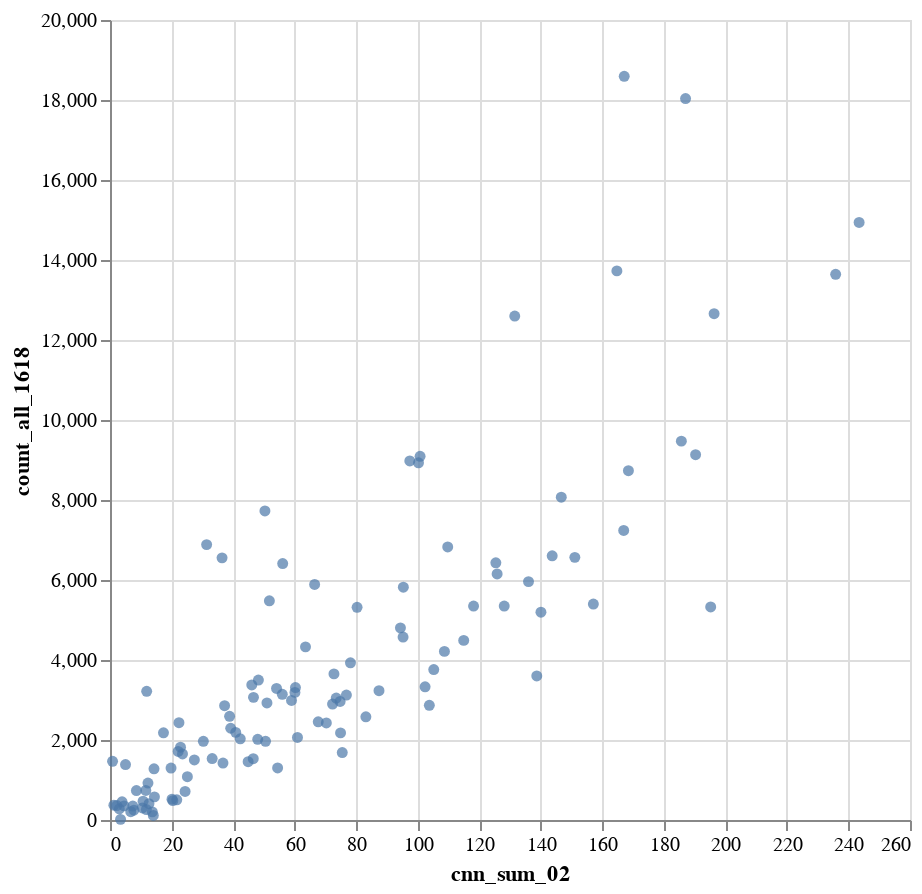

Notebook source saved alongside this figure:
### Code cell
alt.Chart(df).mark_circle().encode(
    x='cnn_sum_02',
    y='count_all_1618'
).properties(width=400, height=400)

### Figure 1 — Vega-Lite specification as saved in the notebook (floating-point values rounded to 4 significant figures)
{"config": {"view": {"continuousWidth": 400, "continuousHeight": 300}}, "data": {"name": "data-b5a8be458eda64259396d93db473a143"}, "mark": "circle", "encoding": {"x": {"type": "quantitative", "field": "cnn_sum_02"}, "y": {"type": "quantitative", "field": "count_all_1618"}}, "height": 400, "width": 400, "$schema": "https://vega.github.io/schema/vega-lite/v4.0.2.json", "datasets": {"data-b5a8be458eda64259396d93db473a143": [{"count_am_2018": 1271.0, "count_md_2018": 2933.0, "count_pm_2018": 4483.0, "count_all_2018": 3221.0, "count_am_1618": 1371.0, "count_md_1618": 2815.0, "count_pm_1618": 4513.0, "count_all_1618": 2989.0, "cnn_count": 43.0, "cnn_sum_02": 58.99, "cnn_sum_05": 51.75}, {"count_am_2018": 1749.0, "count_md_2018": 1880.0, "count_pm_2018": 4936.0, "count_all_2018": 3076.0, "count_am_1618": 2030.0, "count_md_1618": 2266.0, "count_pm_1618": 5158.0, "count_all_1618": 3217.0, "cnn_count": 5.0, "cnn_sum_02": 11.92, "cnn_sum_05": 8.642}, {"count_am_2018": 2209.0, "count_md_2018": 6639.0, "count_pm_2018": 9282.0, "count_all_2018": 6810.0, "count_am_1618": 2502.0, "count_md_1618": 7508.0, "count_pm_1618": 10920.0, "count_all_1618": 7239.0, "cnn_count": 97.0, "cnn_sum_02": 167.0, "cnn_sum_05": 134.4}, {"count_am_2018": 1648.0, "count_md_2018": 1508.0, "count_pm_2018": 2787.0, "count_all_2018": 2048.0, "count_am_1618": 2062.0, "count_md_1618": 1484.0, "count_pm_1618": 2975.0, "count_all_1618": 2180.0, "cnn_count": 8.0, "cnn_sum_02": 17.38, "cnn_sum_05": 12.84}, {"count_am_2018": 1016.0, "count_md_2018": 2513.0, "count_pm_2018": 3771.0, "count_all_2018": 2717.0, "count_am_1618": 1034.0, "count_md_1618": 2504.0, "count_pm_1618": 3589.0, "count_all_1618": 2455.0, "cnn_count": 39.0, "cnn_sum_02": 67.68, "cnn_sum_05": 52.18}, {"count_am_2018": 757.0, "count_md_2018": 821.0, "count_pm_2018": 1960.0, "count_all_2018": 1264.0, "count_am_1618": 841.6, "count_md_1618": 990.2, "count_pm_1618": 1934.0, "count_all_1618": 1280.0, "cnn_count": 6.0, "cnn_sum_02": 14.31, "cnn_sum_05": 12.28}, {"count_am_2018": 1817.0, "count_md_2018": 5213.0, "count_pm_2018": 9068.0, "count_all_2018": 6076.0, "count_am_1618": 1859.0, "count_md_1618": 6270.0, "count_pm_1618": 8674.0, "count_all_1618": 5821.0, "cnn_count": 66.0, "cnn_sum_02": 95.34, "cnn_sum_05": 76.51}, {"count_am_2018": 1601.0, "count_md_2018": 2978.0, "count_pm_2018": 4535.0, "count_all_2018": 3326.0, "count_am_1618": 1565.0, "count_md_1618": 2976.0, "count_pm_1618": 4877.0, "count_all_1618": 3232.0, "cnn_count": 53.0, "cnn_sum_02": 87.42, "cnn_sum_05": 72.6}, {"count_am_2018": 1197.0, "count_md_2018": 4458.0, "count_pm_2018": 4865.0, "count_all_2018": 3969.0, "count_am_1618": 1490.0, "count_md_1618": 5269.0, "count_pm_1618": 6212.0, "count_all_1618": 4490.0, "cnn_count": 70.0, "cnn_sum_02": 115.0, "cnn_sum_05": 91.81}, {"count_am_2018": 743.0, "count_md_2018": 2241.0, "count_pm_2018": 2274.0, "count_all_2018": 1955.0, "count_am_1618": 870.4, "count_md_1618": 2306.0, "count_pm_1618": 2541.0, "count_all_1618": 1967.0, "cnn_count": 21.0, "cnn_sum_02": 30.34, "cnn_sum_05": 24.41}, {"count_am_2018": 3112.0, "count_md_2018": 2286.0, "count_pm_2018": 3996.0, "count_all_2018": 3135.0, "count_am_1618": 2937.0, "count_md_1618": 2698.0, "count_pm_1618": 4292.0, "count_all_1618": 3331.0, "cnn_count": 70.0, "cnn_sum_02": 102.4, "cnn_sum_05": 86.87}, {"count_am_2018": 1507.0, "count_md_2018": 3582.0, "count_pm_2018": 5534.0, "count_all_2018": 3948.0, "count_am_1618": 1515.0, "count_md_1618": 4289.0, "count_pm_1618": 5586.0, "count_all_1618": 3931.0, "cnn_count": 54.0, "cnn_sum_02": 78.15, "cnn_sum_05": 66.47}, {"count_am_2018": 581.0, "count_md_2018": 1802.0, "count_pm_2018": 2176.0, "count_all_2018": 1707.0, "count_am_1618": 576.2, "count_md_1618": 1828.0, "count_pm_1618": 2041.0, "count_all_1618": 1535.0, "cnn_count": 19.0, "cnn_sum_02": 33.2, "cnn_sum_05": 25.97}, {"count_am_2018": 2938.0, "count_md_2018": 5966.0, "count_pm_2018": 7742.0, "count_all_2018": 6071.0, "count_am_1618": 2893.0, "count_md_1618": 5294.0, "count_pm_1618": 7451.0, "count_all_1618": 5349.0, "cnn_count": 79.0, "cnn_sum_02": 118.2, "cnn_sum_05": 98.44}, {"count_am_2018": 1566.0, "count_md_2018": 4568.0, "count_pm_2018": 5926.0, "count_all_2018": 4511.0, "count_am_1618": 1587.0, "count_md_1618": 4804.0, "count_pm_1618": 5816.0, "count_all_1618": 4215.0, "cnn_count": 70.0, "cnn_sum_02": 108.7, "cnn_sum_05": 88.62}, {"count_am_2018": 2102.0, "count_md_2018": 2346.0, "count_pm_2018": 4583.0, "count_all_2018": 3192.0, "count_am_1618": 2173.0, "count_md_1618": 2319.0, "count_pm_1618": 4163.0, "count_all_1618": 2927.0, "cnn_count": 30.0, "cnn_sum_02": 51.01, "cnn_sum_05": 39.28}, {"count_am_2018": 2056.0, "count_md_2018": 1851.0, "count_pm_2018": 2740.0, "count_all_2018": 2248.0, "count_am_1618": 2270.0, "count_md_1618": 2116.0, "count_pm_1618": 2884.0, "count_all_1618": 2432.0, "cnn_count": 13.0, "cnn_sum_02": 22.41, "cnn_sum_05": 18.58}, {"count_am_2018": 2070.0, "count_md_2018": 3586.0, "count_pm_2018": 4034.0, "count_all_2018": 3462.0, "count_am_1618": 2214.0, "count_md_1618": 3788.0, "count_pm_1618": 4716.0, "count_all_1618": 3653.0, "cnn_count": 48.0, "cnn_sum_02": 72.79, "cnn_sum_05": 59.29}, {"count_am_2018": 971.0, "count_md_2018": 3792.0, "count_pm_2018": 1906.0, "count_all_2018": 2473.0, "count_am_1618": 1162.0, "count_md_1618": 2936.0, "count_pm_1618": 2303.0, "count_all_1618": 2191.0, "cnn_count": 31.0, "cnn_sum_02": 40.86, "cnn_sum_05": 34.26}, {"count_am_2018": 274.0, "count_md_2018": 1232.0, "count_pm_2018": 1433.0, "count_all_2018": 1121.0, "count_am_1618": 301.2, "count_md_1618": 1288.0, "count_pm_1618": 1528.0, "count_all_1618": 1083.0, "cnn_count": 10.0, "cnn_sum_02": 25.15, "cnn_sum_05": 14.72}, {"count_am_2018": 1169.0, "count_md_2018": 3408.0, "count_pm_2018": 4008.0, "count_all_2018": 3200.0, "count_am_1618": 1084.0, "count_md_1618": 3250.0, "count_pm_1618": 4061.0, "count_all_1618": 2899.0, "cnn_count": 46.0, "cnn_sum_02": 72.33, "cnn_sum_05": 54.24}, {"count_am_2018": 839.0, "count_md_2018": 2354.0, "count_pm_2018": 2161.0, "count_all_2018": 1974.0, "count_am_1618": 827.6, "count_md_1618": 1811.0, "count_pm_1618": 2352.0, "count_all_1618": 1713.0, "cnn_count": 14.0, "cnn_sum_02": 22.16, "cnn_sum_05": 15.18}, {"count_am_2018": 1927.0, "count_md_2018": 6036.0, "count_pm_2018": 9288.0, "count_all_2018": 6515.0, "count_am_1618": 2010.0, "count_md_1618": 6303.0, "count_pm_1618": 10240.0, "count_all_1618": 6429.0, "cnn_count": 75.0, "cnn_sum_02": 125.4, "cnn_sum_05": 99.24}, {"count_am_2018": 724.0, "count_md_2018": 3274.0, "count_pm_2018": 2933.0, "count_all_2018": 2628.0, "count_am_1618": 834.0, "count_md_1618": 2976.0, "count_pm_1618": 3205.0, "count_all_1618": 2427.0, "cnn_count": 49.0, "cnn_sum_02": 70.31, "cnn_sum_05": 54.41}, {"count_am_2018": 357.0, "count_md_2018": 1306.0, "count_pm_2018": 1230.0, "count_all_2018": 1085.0, "count_am_1618": 632.8, "count_md_1618": 1164.0, "count_pm_1618": 1988.0, "count_all_1618": 1299.0, "cnn_count": 9.0, "cnn_sum_02": 19.83, "cnn_sum_05": 12.39}, {"count_am_2018": 2994.0, "count_md_2018": 2294.0, "count_pm_2018": 5394.0, "count_all_2018": 3674.0, "count_am_1618": 3330.0, "count_md_1618": 2269.0, "count_pm_1618": 5611.0, "count_all_1618": 3761.0, "cnn_count": 69.0, "cnn_sum_02": 105.2, "cnn_sum_05": 85.44}, {"count_am_2018": 1981.0, "count_md_2018": 2808.0, "count_pm_2018": 5478.0, "count_all_2018": 3710.0, "count_am_1618": 1843.0, "count_md_1618": 2648.0, "count_pm_1618": 5197.0, "count_all_1618": 3311.0, "cnn_count": 39.0, "cnn_sum_02": 60.27, "cnn_sum_05": 49.06}, {"count_am_2018": 1572.0, "count_md_2018": 2989.0, "count_pm_2018": 3785.0, "count_all_2018": 3024.0, "count_am_1618": 1498.0, "count_md_1618": 3016.0, "count_pm_1618": 3832.0, "count_all_1618": 2858.0, "cnn_count": 22.0, "cnn_sum_02": 37.25, "cnn_sum_05": 27.52}, {"count_am_2018": 1392.0, "count_md_2018": 1888.0, "count_pm_2018": 2266.0, "count_all_2018": 1940.0, "count_am_1618": 1288.0, "count_md_1618": 1841.0, "count_pm_1618": 2243.0, "count_all_1618": 1820.0, "cnn_count": 14.0, "cnn_sum_02": 22.92, "cnn_sum_05": 18.38}, {"count_am_2018": 278.0, "count_md_2018": 3254.0, "count_pm_2018": 2318.0, "count_all_2018": 2284.0, "count_am_1618": 263.4, "count_md_1618": 3187.0, "count_pm_1618": 2438.0, "count_all_1618": 2063.0, "cnn_count": 38.0, "cnn_sum_02": 60.93, "cnn_sum_05": 50.07}, {"count_am_2018": 584.0, "count_md_2018": 2130.0, "count_pm_2018": 2696.0, "count_all_2018": 2047.0, "count_am_1618": 686.6, "count_md_1618": 2450.0, "count_pm_1618": 2694.0, "count_all_1618": 2017.0, "cnn_count": 30.0, "cnn_sum_02": 48.01, "cnn_sum_05": 37.99}, {"count_am_2018": 1730.0, "count_md_2018": 1194.0, "count_pm_2018": 2784.0, "count_all_2018": 1937.0, "count_am_1618": 1822.0, "count_md_1618": 1269.0, "count_pm_1618": 2789.0, "count_all_1618": 1968.0, "cnn_count": 37.0, "cnn_sum_02": 50.56, "cnn_sum_05": 45.21}, {"count_am_2018": 123.0, "count_md_2018": 449.5, "count_pm_2018": 384.0, "count_all_2018": 358.0, "count_am_1618": 115.6, "count_md_1618": 450.2, "count_pm_1618": 304.3, "count_all_1618": 300.3, "cnn_count": 6.0, "cnn_sum_02": 10.52, "cnn_sum_05": 8.209}, {"count_am_2018": 1098.0, "count_md_2018": 3172.0, "count_pm_2018": 3796.0, "count_all_2018": 3007.0, "count_am_1618": 945.2, "count_md_1618": 2812.0, "count_pm_1618": 3713.0, "count_all_1618": 2581.0, "cnn_count": 60.0, "cnn_sum_02": 83.16, "cnn_sum_05": 71.8}, {"count_am_2018": 4374.0, "count_md_2018": 1883.0, "count_pm_2018": 6537.0, "count_all_2018": 4243.0, "count_am_1618": 4299.0, "count_md_1618": 1830.0, "count_pm_1618": 6852.0, "count_all_1618": 4328.0, "cnn_count": 35.0, "cnn_sum_02": 63.54, "cnn_sum_05": 47.59}, {"count_am_2018": 5221.0, "count_md_2018": 8216.0, "count_pm_2018": 15230.0, "count_all_2018": 10420.0, "count_am_1618": 5633.0, "count_md_1618": 8110.0, "count_pm_1618": 13070.0, "count_all_1618": 9132.0, "cnn_count": 112.0, "cnn_sum_02": 190.3, "cnn_sum_05": 148.6}, {"count_am_2018": 2059.0, "count_md_2018": 5648.0, "count_pm_2018": 6984.0, "count_all_2018": 5464.0, "count_am_1618": 2248.0, "count_md_1618": 5392.0, "count_pm_1618": 7892.0, "count_all_1618": 5350.0, "cnn_count": 66.0, "cnn_sum_02": 128.1, "cnn_sum_05": 98.38}, {"count_am_2018": 8323.0, "count_md_2018": 3562.0, "count_pm_2018": 9708.0, "count_all_2018": 6972.0, "count_am_1618": 7642.0, "count_md_1618": 3645.0, "count_pm_1618": 9493.0, "count_all_1618": 6885.0, "cnn_count": 21.0, "cnn_sum_02": 31.4, "cnn_sum_05": 25.36}, {"count_am_2018": 1524.0, "count_md_2018": 3116.0, "count_pm_2018": 3850.0, "count_all_2018": 3091.0, "count_am_1618": 1684.0, "count_md_1618": 3430.0, "count_pm_1618": 3804.0, "count_all_1618": 3048.0, "cnn_count": 51.0, "cnn_sum_02": 73.52, "cnn_sum_05": 56.95}, {"count_am_2018": 1851.0, "count_md_2018": 3142.0, "count_pm_2018": 4391.0, "count_all_2018": 3383.0, "count_am_1618": 1745.0, "count_md_1618": 3038.0, "count_pm_1618": 4414.0, "count_all_1618": 3143.0, "cnn_count": 35.0, "cnn_sum_02": 55.99, "cnn_sum_05": 43.64}, {"count_am_2018": 2601.0, "count_md_2018": 6666.0, "count_pm_2018": 13030.0, "count_all_2018": 8398.0, "count_am_1618": 3430.0, "count_md_1618": 7055.0, "count_pm_1618": 15850.0, "count_all_1618": 9093.0, "cnn_count": 76.0, "cnn_sum_02": 100.8, "cnn_sum_05": 87.16}, {"count_am_2018": 8452.0, "count_md_2018": 7340.0, "count_pm_2018": 21510.0, "count_all_2018": 13230.0, "count_am_1618": 9562.0, "count_md_1618": 7190.0, "count_pm_1618": 20710.0, "count_all_1618": 12660.0, "cnn_count": 115.0, "cnn_sum_02": 196.3, "cnn_sum_05": 154.2}, {"count_am_2018": 905.0, "count_md_2018": 2645.0, "count_pm_2018": 5501.0, "count_all_2018": 3439.0, "count_am_1618": 1239.0, "count_md_1618": 2433.0, "count_pm_1618": 5387.0, "count_all_1618": 3124.0, "cnn_count": 54.0, "cnn_sum_02": 76.84, "cnn_sum_05": 64.02}, {"count_am_2018": 9734.0, "count_md_2018": 10520.0, "count_pm_2018": 26210.0, "count_all_2018": 16640.0, "count_am_1618": 8177.0, "count_md_1618": 10280.0, "count_pm_1618": 25230.0, "count_all_1618": 14940.0, "cnn_count": 135.0, "cnn_sum_02": 243.5, "cnn_sum_05": 193.8}, {"count_am_2018": 6266.0, "count_md_2018": 16160.0, "count_pm_2018": 20620.0, "count_all_2018": 15960.0, "count_am_1618": 4900.0, "count_md_1618": 13380.0, "count_pm_1618": 21440.0, "count_all_1618": 13730.0, "cnn_count": 97.0, "cnn_sum_02": 164.7, "cnn_sum_05": 130.0}, {"count_am_2018": 1509.0, "count_md_2018": 4200.0, "count_pm_2018": 5993.0, "count_all_2018": 4379.0, "count_am_1618": 1366.0, "count_md_1618": 3650.0, "count_pm_1618": 5125.0, "count_all_1618": 3499.0, "cnn_count": 34.0, "cnn_sum_02": 48.23, "cnn_sum_05": 43.1}, {"count_am_2018": 3191.0, "count_md_2018": 4270.0, "count_pm_2018": 7260.0, "count_all_2018": 5250.0, "count_am_1618": 3790.0, "count_md_1618": 4000.0, "count_pm_1618": 7559.0, "count_all_1618": 5195.0, "cnn_count": 86.0, "cnn_sum_02": 140.1, "cnn_sum_05": 116.3}, {"count_am_2018": 2610.0, "count_md_2018": 3515.0, "count_pm_2018": 6544.0, "count_all_2018": 4546.0, "count_am_1618": 2707.0, "count_md_1618": 3614.0, "count_pm_1618": 7092.0, "count_all_1618": 4575.0, "cnn_count": 60.0, "cnn_sum_02": 95.25, "cnn_sum_05": 78.53}, {"count_am_2018": 4218.0, "count_md_2018": 3992.0, "count_pm_2018": 10080.0, "count_all_2018": 6470.0, "count_am_1618": 4584.0, "count_md_1618": 4255.0, "count_pm_1618": 11260.0, "count_all_1618": 6826.0, "cnn_count": 61.0, "cnn_sum_02": 109.8, "cnn_sum_05": 90.66}, {"count_am_2018": 770.0, "count_md_2018": 1686.0, "count_pm_2018": 3485.0, "count_all_2018": 2223.0, "count_am_1618": 1008.0, "count_md_1618": 1985.0, "count_pm_1618": 3674.0, "count_all_1618": 2294.0, "cnn_count": 26.0, "cnn_sum_02": 39.23, "cnn_sum_05": 31.99}, {"count_am_2018": 12170.0, "count_md_2018": 11380.0, "count_pm_2018": 29910.0, "count_all_2018": 18950.0, "count_am_1618": 10790.0, "count_md_1618": 12430.0, "count_pm_1618": 29680.0, "count_all_1618": 18040.0, "cnn_count": 109.0, "cnn_sum_02": 187.1, "cnn_sum_05": 152.6}, {"count_am_2018": 1554.0, "count_md_2018": 2400.0, "count_pm_2018": 4506.0, "count_all_2018": 3073.0, "count_am_1618": 2142.0, "count_md_1618": 2530.0, "count_pm_1618": 4372.0, "count_all_1618": 3066.0, "cnn_count": 34.0, "cnn_sum_02": 46.63, "cnn_sum_05": 40.82}, {"count_am_2018": 4643.0, "count_md_2018": 5098.0, "count_pm_2018": 10140.0, "count_all_2018": 7025.0, "count_am_1618": 5874.0, "count_md_1618": 5842.0, "count_pm_1618": 11160.0, "count_all_1618": 7727.0, "cnn_count": 23.0, "cnn_sum_02": 50.35, "cnn_sum_05": 35.44}, {"count_am_2018": 2144.0, "count_md_2018": 5307.0, "count_pm_2018": 7869.0, "count_all_2018": 5699.0, "count_am_1618": 2111.0, "count_md_1618": 5538.0, "count_pm_1618": 7998.0, "count_all_1618": 5399.0, "cnn_count": 90.0, "cnn_sum_02": 157.1, "cnn_sum_05": 120.7}, {"count_am_2018": 2252.0, "count_md_2018": 5646.0, "count_pm_2018": 8251.0, "count_all_2018": 6009.0, "count_am_1618": 2098.0, "count_md_1618": 5170.0, "count_pm_1618": 8610.0, "count_all_1618": 5481.0, "cnn_count": 31.0, "cnn_sum_02": 51.8, "cnn_sum_05": 39.83}, {"count_am_2018": 1549.0, "count_md_2018": 4920.0, "count_pm_2018": 8010.0, "count_all_2018": 5482.0, "count_am_1618": 1416.0, "count_md_1618": 4743.0, "count_pm_1618": 7688.0, "count_all_1618": 4804.0, "cnn_count": 49.0, "cnn_sum_02": 94.39, "cnn_sum_05": 68.06}, {"count_am_2018": 13510.0, "count_md_2018": 12950.0, "count_pm_2018": 31300.0, "count_all_2018": 20400.0, "count_am_1618": 12540.0, "count_md_1618": 13560.0, "count_pm_1618": 28660.0, "count_all_1618": 18590.0, "cnn_count": 117.0, "cnn_sum_02": 167.1, "cnn_sum_05": 136.5}, {"count_am_2018": 7334.0, "count_md_2018": 3320.0, "count_pm_2018": 15620.0, "count_all_2018": 9044.0, "count_am_1618": 6831.0, "count_md_1618": 3382.0, "count_pm_1618": 15670.0, "count_all_1618": 8733.0, "cnn_count": 100.0, "cnn_sum_02": 168.5, "cnn_sum_05": 128.2}, {"count_am_2018": 3371.0, "count_md_2018": 2117.0, "count_pm_2018": 9774.0, "count_all_2018": 5431.0, "count_am_1618": 3905.0, "count_md_1618": 2400.0, "count_pm_1618": 11780.0, "count_all_1618": 6152.0, "cnn_count": 88.0, "cnn_sum_02": 125.8, "cnn_sum_05": 103.9}, {"count_am_2018": 2971.0, "count_md_2018": 2848.0, "count_pm_2018": 6354.0, "count_all_2018": 4275.0, "count_am_1618": 2440.0, "count_md_1618": 2613.0, "count_pm_1618": 5558.0, "count_all_1618": 3601.0, "cnn_count": 86.0, "cnn_sum_02": 138.7, "cnn_sum_05": 107.4}, {"count_am_2018": 5999.0, "count_md_2018": 2856.0, "count_pm_2018": 10960.0, "count_all_2018": 6728.0, "count_am_1618": 5393.0, "count_md_1618": 2732.0, "count_pm_1618": 10940.0, "count_all_1618": 6411.0, "cnn_count": 38.0, "cnn_sum_02": 56.12, "cnn_sum_05": 47.48}, {"count_am_2018": 5786.0, "count_md_2018": 3016.0, "count_pm_2018": 11920.0, "count_all_2018": 7130.0, "count_am_1618": 5258.0, "count_md_1618": 3072.0, "count_pm_1618": 11260.0, "count_all_1618": 6605.0, "cnn_count": 91.0, "cnn_sum_02": 143.7, "cnn_sum_05": 111.1}, {"count_am_2018": 5166.0, "count_md_2018": 1268.0, "count_pm_2018": 9849.0, "count_all_2018": 5480.0, "count_am_1618": 5806.0, "count_md_1618": 1429.0, "count_pm_1618": 10620.0, "count_all_1618": 5960.0, "cnn_count": 87.0, "cnn_sum_02": 136.0, "cnn_sum_05": 114.6}, {"count_am_2018": 3510.0, "count_md_2018": 2506.0, "count_pm_2018": 9943.0, "count_all_2018": 5681.0, "count_am_1618": 3763.0, "count_md_1618": 2198.0, "count_pm_1618": 9733.0, "count_all_1618": 5317.0, "cnn_count": 58.0, "cnn_sum_02": 80.3, "cnn_sum_05": 67.59}, {"count_am_2018": 3426.0, "count_md_2018": 12020.0, "count_pm_2018": 20480.0, "count_all_2018": 13680.0, "count_am_1618": 4791.0, "count_md_1618": 13910.0, "count_pm_1618": 20750.0, "count_all_1618": 13640.0, "cnn_count": 154.0, "cnn_sum_02": 235.8, "cnn_sum_05": 187.1}, {"count_am_2018": 8719.0, "count_md_2018": 4517.0, "count_pm_2018": 25600.0, "count_all_2018": 13790.0, "count_am_1618": 8507.0, "count_md_1618": 6840.0, "count_pm_1618": 21760.0, "count_all_1618": 12600.0, "cnn_count": 82.0, "cnn_sum_02": 131.5, "cnn_sum_05": 105.7}, {"count_am_2018": 5689.0, "count_md_2018": 6542.0, "count_pm_2018": 15470.0, "count_all_2018": 9942.0, "count_am_1618": 5630.0, "count_md_1618": 6549.0, "count_pm_1618": 14190.0, "count_all_1618": 8976.0, "cnn_count": 67.0, "cnn_sum_02": 97.44, "cnn_sum_05": 81.53}, {"count_am_2018": 2987.0, "count_md_2018": 7423.0, "count_pm_2018": 12400.0, "count_all_2018": 8525.0, "count_am_1618": 4822.0, "count_md_1618": 7650.0, "count_pm_1618": 15170.0, "count_all_1618": 9472.0, "cnn_count": 125.0, "cnn_sum_02": 185.7, "cnn_sum_05": 158.0}, {"count_am_2018": 4365.0, "count_md_2018": 7551.0, "count_pm_2018": 12630.0, "count_all_2018": 8947.0, "count_am_1618": 4625.0, "count_md_1618": 6937.0, "count_pm_1618": 14510.0, "count_all_1618": 8930.0, "cnn_count": 62.0, "cnn_sum_02": 100.3, "cnn_sum_05": 78.54}, {"count_am_2018": 249.0, "count_md_2018": 691.0, "count_pm_2018": 562.5, "count_all_2018": 551.2, "count_am_1618": 271.0, "count_md_1618": 670.7, "count_pm_1618": 580.5, "count_all_1618": 521.3, "cnn_count": 11.0, "cnn_sum_02": 20.15, "cnn_sum_05": 13.6}, {"count_am_2018": 455.0, "count_md_2018": 2436.0, "count_pm_2018": 3268.0, "count_all_2018": 2373.0, "count_am_1618": 887.6, "count_md_1618": 3363.0, "count_pm_1618": 4019.0, "count_all_1618": 2866.0, "cnn_count": 64.0, "cnn_sum_02": 103.8, "cnn_sum_05": 80.29}, {"count_am_2018": 1242.0, "count_md_2018": 2967.0, "count_pm_2018": 4596.0, "count_all_2018": 3274.0, "count_am_1618": 1293.0, "count_md_1618": 2640.0, "count_pm_1618": 4679.0, "count_all_1618": 2963.0, "cnn_count": 52.0, "cnn_sum_02": 74.79, "cnn_sum_05": 61.34}, {"count_am_2018": 2774.0, "count_md_2018": 4745.0, "count_pm_2018": 8706.0, "count_all_2018": 5935.0, "count_am_1618": 2849.0, "count_md_1618": 5584.0, "count_pm_1618": 8726.0, "count_all_1618": 5889.0, "cnn_count": 41.0, "cnn_sum_02": 66.51, "cnn_sum_05": 54.74}, {"count_am_2018": 700.0, "count_md_2018": 3590.0, "count_pm_2018": 4680.0, "count_all_2018": 3448.0, "count_am_1618": 825.2, "count_md_1618": 3555.0, "count_pm_1618": 4798.0, "count_all_1618": 3191.0, "cnn_count": 39.0, "cnn_sum_02": 60.11, "cnn_sum_05": 49.35}, {"count_am_2018": 762.0, "count_md_2018": 1268.0, "count_pm_2018": 2082.0, "count_all_2018": 1492.0, "count_am_1618": 782.4, "count_md_1618": 1368.0, "count_pm_1618": 2011.0, "count_all_1618": 1423.0, "cnn_count": 24.0, "cnn_sum_02": 36.72, "cnn_sum_05": 30.3}, {"count_am_2018": 176.0, "count_md_2018": 193.0, "count_pm_2018": 282.5, "count_all_2018": 225.4, "count_am_1618": 418.4, "count_md_1618": 314.0, "count_pm_1618": 490.7, "count_all_1618": 407.1, "cnn_count": 7.0, "cnn_sum_02": 12.67, "cnn_sum_05": 10.94}, {"count_am_2018": 1015.0, "count_md_2018": 2344.0, "count_pm_2018": 2688.0, "count_all_2018": 2216.0, "count_am_1618": 983.4, "count_md_1618": 1949.0, "count_pm_1618": 2985.0, "count_all_1618": 2031.0, "cnn_count": 31.0, "cnn_sum_02": 42.34, "cnn_sum_05": 36.01}, {"count_am_2018": 884.0, "count_md_2018": 1206.0, "count_pm_2018": 1530.0, "count_all_2018": 1271.0, "count_am_1618": 731.6, "count_md_1618": 793.5, "count_pm_1618": 1214.0, "count_all_1618": 923.7, "cnn_count": 9.0, "cnn_sum_02": 12.33, "cnn_sum_05": 9.798}, {"count_am_2018": 887.0, "count_md_2018": 2394.0, "count_pm_2018": 3052.0, "count_all_2018": 2356.0, "count_am_1618": 1046.0, "count_md_1618": 2091.0, "count_pm_1618": 3208.0, "count_all_1618": 2178.0, "cnn_count": 52.0, "cnn_sum_02": 74.93, "cnn_sum_05": 58.91}, {"count_am_2018": 1366.0, "count_md_2018": 6678.0, "count_pm_2018": 8324.0, "count_all_2018": 6274.0, "count_am_1618": 1323.0, "count_md_1618": 5896.0, "count_pm_1618": 8093.0, "count_all_1618": 5326.0, "cnn_count": 123.0, "cnn_sum_02": 195.2, "cnn_sum_05": 156.1}, {"count_am_2018": 1582.0, "count_md_2018": 1359.0, "count_pm_2018": 2252.0, "count_all_2018": 1761.0, "count_am_1618": 1180.0, "count_md_1618": 1445.0, "count_pm_1618": 1823.0, "count_all_1618": 1500.0, "cnn_count": 18.0, "cnn_sum_02": 27.42, "cnn_sum_05": 20.81}, {"count_am_2018": 2457.0, "count_md_2018": 7528.0, "count_pm_2018": 8415.0, "count_all_2018": 6869.0, "count_am_1618": 2715.0, "count_md_1618": 7494.0, "count_pm_1618": 8848.0, "count_all_1618": 6566.0, "cnn_count": 87.0, "cnn_sum_02": 151.1, "cnn_sum_05": 119.9}, {"count_am_2018": 54.0, "count_md_2018": 84.5, "count_pm_2018": 131.0, "count_all_2018": 97.0, "count_am_1618": 77.2, "count_md_1618": 88.0, "count_pm_1618": 172.7, "count_all_1618": 114.7, "cnn_count": 8.0, "cnn_sum_02": 14.08, "cnn_sum_05": 10.73}, {"count_am_2018": 655.0, "count_md_2018": 1094.0, "count_pm_2018": 1096.0, "count_all_2018": 1007.0, "count_am_1618": 798.0, "count_md_1618": 1447.0, "count_pm_1618": 1576.0, "count_all_1618": 1302.0, "cnn_count": 37.0, "cnn_sum_02": 54.48, "cnn_sum_05": 45.44}, {"count_am_2018": 1565.0, "count_md_2018": 2120.0, "count_pm_2018": 3246.0, "count_all_2018": 2459.0, "count_am_1618": 1398.0, "count_md_1618": 2408.0, "count_pm_1618": 3769.0, "count_all_1618": 2591.0, "cnn_count": 25.0, "cnn_sum_02": 38.87, "cnn_sum_05": 30.31}, {"count_am_2018": 1286.0, "count_md_2018": 1158.0, "count_pm_2018": 1859.0, "count_all_2018": 1464.0, "count_am_1618": 980.8, "count_md_1618": 1426.0, "count_pm_1618": 2432.0, "count_all_1618": 1650.0, "cnn_count": 14.0, "cnn_sum_02": 23.56, "cnn_sum_05": 17.64}, {"count_am_2018": 278.0, "count_md_2018": 672.5, "count_pm_2018": 1028.0, "count_all_2018": 735.8, "count_am_1618": 296.0, "count_md_1618": 694.8, "count_pm_1618": 1084.0, "count_all_1618": 714.7, "cnn_count": 16.0, "cnn_sum_02": 24.41, "cnn_sum_05": 18.3}, {"count_am_2018": 354.0, "count_md_2018": 1988.0, "count_pm_2018": 1939.0, "count_all_2018": 1642.0, "count_am_1618": 347.6, "count_md_1618": 1850.0, "count_pm_1618": 1990.0, "count_all_1618": 1458.0, "cnn_count": 34.0, "cnn_sum_02": 44.89, "cnn_sum_05": 39.45}, {"count_am_2018": 1682.0, "count_md_2018": 783.5, "count_pm_2018": 2431.0, "count_all_2018": 1622.0, "count_am_1618": 1621.0, "count_md_1618": 727.8, "count_pm_1618": 2266.0, "count_all_1618": 1533.0, "cnn_count": 27.0, "cnn_sum_02": 46.56, "cnn_sum_05": 35.69}, {"count_am_2018": 452.0, "count_md_2018": 1706.0, "count_pm_2018": 1962.0, "count_all_2018": 1558.0, "count_am_1618": 556.6, "count_md_1618": 1722.0, "count_pm_1618": 1971.0, "count_all_1618": 1467.0, "cnn_count": 0.0, "cnn_sum_02": 0.8316, "cnn_sum_05": 0.0}, {"count_am_2018": 6879.0, "count_md_2018": 3830.0, "count_pm_2018": 11320.0, "count_all_2018": 7434.0, "count_am_1618": 6034.0, "count_md_1618": 3571.0, "count_pm_1618": 9970.0, "count_all_1618": 6554.0, "cnn_count": 20.0, "cnn_sum_02": 36.41, "cnn_sum_05": 28.12}, {"count_am_2018": 3266.0, "count_md_2018": 7324.0, "count_pm_2018": 12540.0, "count_all_2018": 8599.0, "count_am_1618": 3486.0, "count_md_1618": 7654.0, "count_pm_1618": 12310.0, "count_all_1618": 8071.0, "cnn_count": 105.0, "cnn_sum_02": 146.7, "cnn_sum_05": 120.5}, {"count_am_2018": 1186.0, "count_md_2018": 3718.0, "count_pm_2018": 5088.0, "count_all_2018": 3760.0, "count_am_1618": 1066.0, "count_md_1618": 3511.0, "count_pm_1618": 4917.0, "count_all_1618": 3288.0, "cnn_count": 33.0, "cnn_sum_02": 54.13, "cnn_sum_05": 42.85}, {"count_am_2018": 1411.0, "count_md_2018": 1010.0, "count_pm_2018": 2926.0, "count_all_2018": 1857.0, "count_am_1618": 1300.0, "count_md_1618": 956.0, "count_pm_1618": 2741.0, "count_all_1618": 1687.0, "cnn_count": 54.0, "cnn_sum_02": 75.49, "cnn_sum_05": 66.03}, {"count_am_2018": 307.0, "count_md_2018": 341.0, "count_pm_2018": 542.5, "count_all_2018": 414.8, "count_am_1618": 328.0, "count_md_1618": 407.3, "count_pm_1618": 691.5, "count_all_1618": 484.3, "cnn_count": 14.0, "cnn_sum_02": 20.42, "cnn_sum_05": 16.55}, {"count_am_2018": 269.0, "count_md_2018": 230.0, "count_pm_2018": 309.5, "count_all_2018": 269.6, "count_am_1618": 225.2, "count_md_1618": 225.7, "count_pm_1618": 327.3, "count_all_1618": 261.4, "cnn_count": 6.0, "cnn_sum_02": 11.82, "cnn_sum_05": 7.911}, {"count_am_2018": 603.0, "count_md_2018": 386.5, "count_pm_2018": 569.0, "count_all_2018": 502.8, "count_am_1618": 549.6, "count_md_1618": 395.0, "count_pm_1618": 577.8, "count_all_1618": 505.0, "cnn_count": 16.0, "cnn_sum_02": 21.7, "cnn_sum_05": 18.31}, {"count_am_2018": 1656.0, "count_md_2018": 1224.0, "count_pm_2018": 2097.0, "count_all_2018": 1659.0, "count_am_1618": 1217.0, "count_md_1618": 1083.0, "count_pm_1618": 1830.0, "count_all_1618": 1386.0, "cnn_count": 1.0, "cnn_sum_02": 5.04, "cnn_sum_05": 2.424}, {"count_am_2018": 209.0, "count_md_2018": 190.5, "count_pm_2018": 302.0, "count_all_2018": 238.8, "count_am_1618": 155.2, "count_md_1618": 193.7, "count_pm_1618": 253.3, "count_all_1618": 203.4, "cnn_count": 5.0, "cnn_sum_02": 13.76, "cnn_sum_05": 10.09}, {"count_am_2018": 632.0, "count_md_2018": 362.5, "count_pm_2018": 682.0, "count_all_2018": 544.2, "count_am_1618": 609.0, "count_md_1618": 446.5, "count_pm_1618": 685.0, "count_all_1618": 578.5, "cnn_count": 10.0, "cnn_sum_02": 14.44, "cnn_sum_05": 12.04}, {"count_am_2018": 507.0, "count_md_2018": 5460.0, "count_pm_2018": 4404.0, "count_all_2018": 4047.0, "count_am_1618": 568.4, "count_md_1618": 5215.0, "count_pm_1618": 3876.0, "count_all_1618": 3376.0, "cnn_count": 30.0, "cnn_sum_02": 46.08, "cnn_sum_05": 39.8}, {"count_am_2018": 164.0, "count_md_2018": 498.5, "count_pm_2018": 629.0, "count_all_2018": 483.8, "count_am_1618": 174.2, "count_md_1618": 379.8, "count_pm_1618": 476.5, "count_all_1618": 353.5, "cnn_count": 0.0, "cnn_sum_02": 4.564, "cnn_sum_05": 1.039}, {"count_am_2018": 425.0, "count_md_2018": 1008.0, "count_pm_2018": 853.5, "count_all_2018": 829.6, "count_am_1618": 426.8, "count_md_1618": 892.7, "count_pm_1618": 847.8, "count_all_1618": 739.8, "cnn_count": 8.0, "cnn_sum_02": 11.64, "cnn_sum_05": 9.575}, {"count_am_2018": 186.0, "count_md_2018": 218.5, "count_pm_2018": 420.0, "count_all_2018": 292.6, "count_am_1618": 208.2, "count_md_1618": 219.7, "count_pm_1618": 391.5, "count_all_1618": 276.9, "cnn_count": 1.0, "cnn_sum_02": 3.025, "cnn_sum_05": 2.044}, {"count_am_2018": 481.0, "count_md_2018": 1015.0, "count_pm_2018": 1010.0, "count_all_2018": 906.0, "count_am_1618": 489.2, "count_md_1618": 693.3, "count_pm_1618": 985.2, "count_all_1618": 736.3, "cnn_count": 5.0, "cnn_sum_02": 8.586, "cnn_sum_05": 6.38}, {"count_am_2018": 363.0, "count_md_2018": 308.5, "count_pm_2018": 902.0, "count_all_2018": 556.8, "count_am_1618": 344.4, "count_md_1618": 288.3, "count_pm_1618": 758.0, "count_all_1618": 470.6, "cnn_count": 7.0, "cnn_sum_02": 10.75, "cnn_sum_05": 9.154}, {"count_am_2018": 251.0, "count_md_2018": 343.0, "count_pm_2018": 437.5, "count_all_2018": 362.4, "count_am_1618": 339.2, "count_md_1618": 454.5, "count_pm_1618": 554.8, "count_all_1618": 456.0, "cnn_count": 1.0, "cnn_sum_02": 3.916, "cnn_sum_05": 1.599}, {"count_am_2018": 162.0, "count_md_2018": 324.5, "count_pm_2018": 497.5, "count_all_2018": 361.2, "count_am_1618": 170.0, "count_md_1618": 337.5, "count_pm_1618": 510.0, "count_all_1618": 349.1, "cnn_count": 6.0, "cnn_sum_02": 7.407, "cnn_sum_05": 6.944}, {"count_am_2018": 428.0, "count_md_2018": 195.5, "count_pm_2018": 505.5, "count_all_2018": 366.0, "count_am_1618": 355.6, "count_md_1618": 227.0, "count_pm_1618": 497.2, "count_all_1618": 360.2, "cnn_count": 1.0, "cnn_sum_02": 2.194, "cnn_sum_05": 1.582}, {"count_am_2018": 91.0, "count_md_2018": 132.0, "count_pm_2018": 379.5, "count_all_2018": 222.8, "count_am_1618": 181.8, "count_md_1618": 187.0, "count_pm_1618": 354.3, "count_all_1618": 244.5, "cnn_count": 4.0, "cnn_sum_02": 7.765, "cnn_sum_05": 4.454}, {"count_am_2018": 111.0, "count_md_2018": 181.5, "count_pm_2018": 209.0, "count_all_2018": 178.4, "count_am_1618": 164.2, "count_md_1618": 161.5, "count_pm_1618": 291.3, "count_all_1618": 208.1, "cnn_count": 3.0, "cnn_sum_02": 6.748, "cnn_sum_05": 5.652}, {"count_am_2018": 6.0, "count_md_2018": 5.0, "count_pm_2018": 14.5, "count_all_2018": 9.0, "count_am_1618": 12.0, "count_md_1618": 11.33, "count_pm_1618": 24.5, "count_all_1618": 16.18, "cnn_count": 1.0, "cnn_sum_02": 3.434, "cnn_sum_05": 2.014}, {"count_am_2018": 187.0, "count_md_2018": 307.0, "count_pm_2018": 516.5, "count_all_2018": 366.8, "count_am_1618": 170.6, "count_md_1618": 403.5, "count_pm_1618": 503.2, "count_all_1618": 370.2, "cnn_count": 0.0, "cnn_sum_02": 1.263, "cnn_sum_05": 0.5989}]}}
